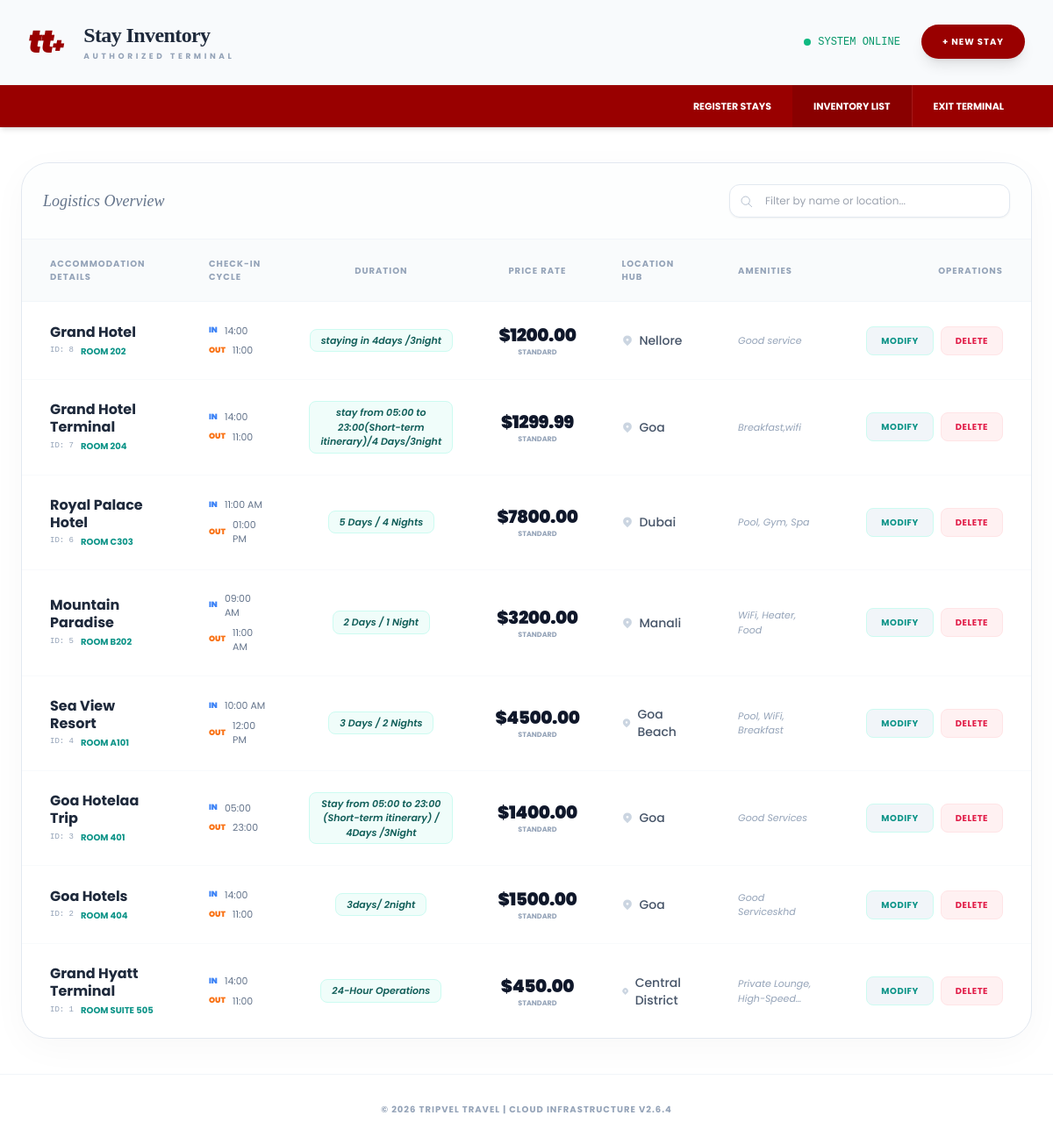
Screenshot of /ViewHotel.html with the database file from the repository.
### TravelApp/models.py (models this page shows, shortened)
class Hotel(models.Model):
    hotel_id = models.AutoField(primary_key=True)
    hotel_name = models.CharField(max_length=200)
    room_number = models.CharField(max_length=100)
    location = models.CharField(max_length=200)
    entry_time = models.CharField(max_length=50)
    ending_time = models.CharField(max_length=50)
    duration_desc = models.CharField(max_length=255) # e.g., "Full Day Stay"
    amenities = models.TextField() # e.g., "WiFi, Pool, Breakfast"
    price_night = models.DecimalField(max_digits=10, decimal_places=2)
    class Meta:
        db_table = 'hotel' # Links to your specific database table name

### TravelApp/views.py (the view)
# urls.py: path('ViewHotel.html', views.ViewHotel, name='ViewHotel_html'),
def ViewHotel(request):
    hotels = Hotel.objects.all().order_by('-hotel_id')
    return render(request, 'ViewHotel.html', {'hotels': hotels})

### TravelApp/templates/ViewHotel.html (shortened to what this page needs)
{% load static %}
<!DOCTYPE html>
<html lang="en">
<head>
    <script src="https://cdn.tailwindcss.com"></script>
</head>
<body>
    <div class="flex justify-between items-center px-8 py-6 bg-slate-50 border-b border-slate-100 w-full">
        <div class="flex items-center gap-6">
            <span class="text-[#990000] text-4xl font-black italic tracking-tighter">tt<span class="text-2xl">+</span></span>
            <div class="hidden md:block">
                <h1 class="text-2xl font-serif font-bold text-slate-800 tracking-tight">Stay Inventory</h1>
                <p class="text-slate-400 text-[9px] uppercase tracking-[0.4em] font-bold mt-0.5">Authorized Terminal</p>
            </div>
        </div>
        <div class="flex items-center gap-6">
            <span class="text-xs text-emerald-600 font-mono flex items-center gap-2">
                <div class="w-2 h-2 bg-emerald-500 rounded-full animate-pulse"></div> SYSTEM ONLINE
            </span>
            <a href="{% url 'AddHotel' %}" class="bg-brand-red hover:bg-black text-white px-6 py-3 rounded-full text-[10px] font-bold uppercase tracking-widest transition-all shadow-lg active:scale-95">
               + New Stay
            </a>
        </div>
    </div>
    <header class="w-full bg-brand-red shadow-md sticky top-0 z-40">
        <div class="max-w-7xl mx-auto px-8 flex justify-end items-center">
            <a href="{% url 'AddHotel' %}" class="px-6 py-4 text-white text-[11px] font-bold uppercase hover:bg-black/20 transition">Register Stays</a>
            <a href="{% url 'ViewHotel' %}" class="px-6 py-4 text-white text-[11px] font-bold uppercase bg-black/10">Inventory List</a>
            <a href="{% url 'EmployeeScreen' %}" class="px-6 py-4 text-white text-[11px] font-bold uppercase hover:bg-black transition border-l border-white/10">Exit Terminal</a>
        </div>
    </header>
    <main class="flex-grow py-10 px-6">
        <div class="max-w-[1500px] mx-auto">
            <div class="data-panel">
                <div class="p-6 border-b border-slate-100 flex flex-col md:flex-row justify-between items-center gap-4 bg-slate-50/30">
                    <h2 class="text-lg font-serif italic text-slate-500">Logistics Overview</h2>
                    <div class="relative w-full md:w-80">
                        <input type="text" placeholder="Filter by name or location..." class="w-full bg-white border border-slate-200 rounded-xl py-2.5 pl-10 pr-4 text-xs focus:outline-none focus:border-brand-red transition shadow-sm">
                        <svg class="w-4 h-4 text-slate-400 absolute left-3 top-3" fill="none" stroke="currentColor" viewBox="0 0 24 24"><path d="M21 21l-6-6m2-5a7 7 0 11-14 0 7 7 0 0114 0z"></path></svg>
                    </div>
                </div>
                <div class="overflow-x-auto">
                    <table class="w-full text-left border-collapse">
                        <thead>
                            <tr class="bg-slate-50/80 text-slate-400 text-[10px] uppercase tracking-widest font-black border-b border-slate-100">
                                <th class="px-8 py-5">Accommodation Details</th>
                                <th class="px-6 py-5">Check-in Cycle</th>
                                <th class="px-6 py-5 text-center">Duration</th>
                                <th class="px-6 py-5 text-center">Price Rate</th>
                                <th class="px-6 py-5">Location Hub</th>
                                <th class="px-6 py-5">Amenities</th>
                                <th class="px-8 py-5 text-right">Operations</th>
                            </tr>
                        </thead>
                        <tbody class="divide-y divide-slate-50">
                            {% for hotel in hotels %}
                            <tr class="table-row-hover">
                                <td class="px-8 py-6">
                                    <div class="font-bold text-slate-800 text-base leading-tight mb-1">{{ hotel.hotel_name }}</div>
                                    <div class="flex items-center gap-2">
                                        <span class="text-[9px] font-mono text-slate-400">ID: {{ hotel.hotel_id }}</span>
                                        <span class="text-[10px] font-bold text-teal-600 uppercase">Room {{ hotel.room_number }}</span>
                                    </div>
                                </td>
                                <td class="px-6 py-6">
                                    <div class="space-y-1.5 text-[11px] text-slate-500">
                                        <div class="flex items-center gap-2"><span class="text-blue-500 font-black text-[9px]">IN</span> {{ hotel.entry_time }}</div>
                                        <div class="flex items-center gap-2"><span class="text-orange-500 font-black text-[9px]">OUT</span> {{ hotel.ending_time }}</div>
                                    </div>
                                </td>
                                <td class="px-6 py-6 text-center">
                                    <div class="duration-badge italic">{{ hotel.duration_desc }}</div>
                                </td>
                                <td class="px-6 py-6 text-center">
                                    <div class="text-xl font-black text-slate-900 tracking-tight">${{ hotel.price_night }}</div>
                                    <div class="text-[8px] text-slate-400 uppercase font-bold">Standard</div>
                                </td>
                                <td class="px-6 py-6">
                                    <div class="text-sm font-medium text-slate-600 flex items-center gap-1.5">
                                        <svg class="w-3.5 h-3.5 text-slate-300" fill="currentColor" viewBox="0 0 20 20"><path d="M5.05 4.05a7 7 0 119.9 9.9L10 18.9l-4.95-4.95a7 7 0 010-9.9zM10 11a2 2 0 100-4 2 2 0 000 4z"/></svg>
                                        {{ hotel.location }}
                                    </div>
                                </td>
                                <td class="px-6 py-6">
                                    <p class="text-[11px] text-slate-400 italic max-w-[150px] line-clamp-2">{{ hotel.amenities }}</p>
                                </td>
                                <td class="px-8 py-6 text-right">
                                    <div class="flex justify-end gap-2">
                                        <a href="/ModifyHotel?pid={{ hotel.hotel_id }}" class="modify-btn px-4 py-2 rounded-lg text-[10px] font-bold uppercase tracking-wider">Modify</a>
                                        <a href="/DeleteHotelAction?pid={{ hotel.hotel_id }}" onclick="return confirm('Delete this record?')" class="delete-btn px-4 py-2 rounded-lg text-[10px] font-bold uppercase tracking-wider">Delete</a>
                                    </div>
                                </td>
                            </tr>
                            {% empty %}
                            <tr>
                                <td colspan="7" class="px-10 py-32 text-center text-slate-400 italic font-serif text-xl">
                                    No itinerary records found in database.
                                </td>
                            </tr>
                            {% endfor %}
                        </tbody>
                    </table>
                </div>
            </div>
        </div>
    </main>
    <footer class="mt-auto py-8 text-center border-t border-slate-100 text-[10px] text-slate-400 uppercase tracking-widest font-bold">
        © 2026 Tripvel Travel | Cloud Infrastructure v2.6.4
    </footer>
</body>
</html>

### TravelApp/templates/ViewHotel.html (style rules this page uses)
body { font-family: 'Poppins', sans-serif; background-color: #ffffff; color: #1e293b; min-height: 100vh; display: flex; flex-direction: column; }
.font-serif { font-family: 'Playfair Display', serif; }
.data-panel { background: white; border-radius: 2rem; border: 1px solid #e2e8f0; box-shadow: 0 10px 40px rgba(0, 0, 0, 0.03); overflow: hidden; }
.duration-badge { background: #f0fdfa; color: #115e59; padding: 4px 12px; border-radius: 8px; font-weight: 600; border: 1px solid #ccfbf1; font-size: 11px; display: inline-block; }
.modify-btn { background: #f1f5f9; color: #0d9488; border: 1px solid #ccfbf1; transition: all 0.2s; }
.delete-btn { background: #fff1f2; color: #e11d48; border: 1px solid #ffe4e6; transition: all 0.2s; }
.bg-brand-red { background-color: #990000; }

### rows the page displays
Hotel: hotel_name "Grand Hotel", hotel_id "8", room_number "202", entry_time "14:00", ending_time "11:00", duration_desc "staying in 4days /3night", price_night "1200.00", location "Nellore", amenities "Good service"
Hotel: hotel_name "Grand Hotel Terminal", hotel_id "7", room_number "204", entry_time "14:00", ending_time "11:00", duration_desc "stay from 05:00 to 23:00(Short-term itinerary)/4 Days/3night", price_night "1299.99", location "Goa", amenities "Breakfast,wifi"
Hotel: hotel_name "Royal Palace Hotel", hotel_id "6", room_number "C303", entry_time "11:00 AM", ending_time "01:00 PM", duration_desc "5 Days / 4 Nights", price_night "7800.00", location "Dubai", amenities "Pool, Gym, Spa"
Hotel: hotel_name "Mountain Paradise", hotel_id "5", room_number "B202", entry_time "09:00 AM", ending_time "11:00 AM", duration_desc "2 Days / 1 Night", price_night "3200.00", location "Manali", amenities "WiFi, Heater, Food"
Hotel: hotel_name "Sea View Resort", hotel_id "4", room_number "A101", entry_time "10:00 AM", ending_time "12:00 PM", duration_desc "3 Days / 2 Nights", price_night "4500.00", location "Goa Beach", amenities "Pool, WiFi, Breakfast"
Hotel: hotel_name "Goa Hotelaa Trip", hotel_id "3", room_number "401", entry_time "05:00", ending_time "23:00", duration_desc "Stay from 05:00 to 23:00 (Short-term itinerary) / 4Days /3Night", price_night "1400.00", location "Goa", amenities "Good Services"
Hotel: hotel_name "Goa Hotels", hotel_id "2", room_number "404", entry_time "14:00", ending_time "11:00", duration_desc "3days/ 2night", price_night "1500.00", location "Goa", amenities "Good Serviceskhd"
Hotel: hotel_name "Grand Hyatt Terminal", hotel_id "1", room_number "SUITE 505", entry_time "14:00", ending_time "11:00", duration_desc "24-Hour Operations", price_night "450.00", location "Central District", amenities "Private Lounge,…"
